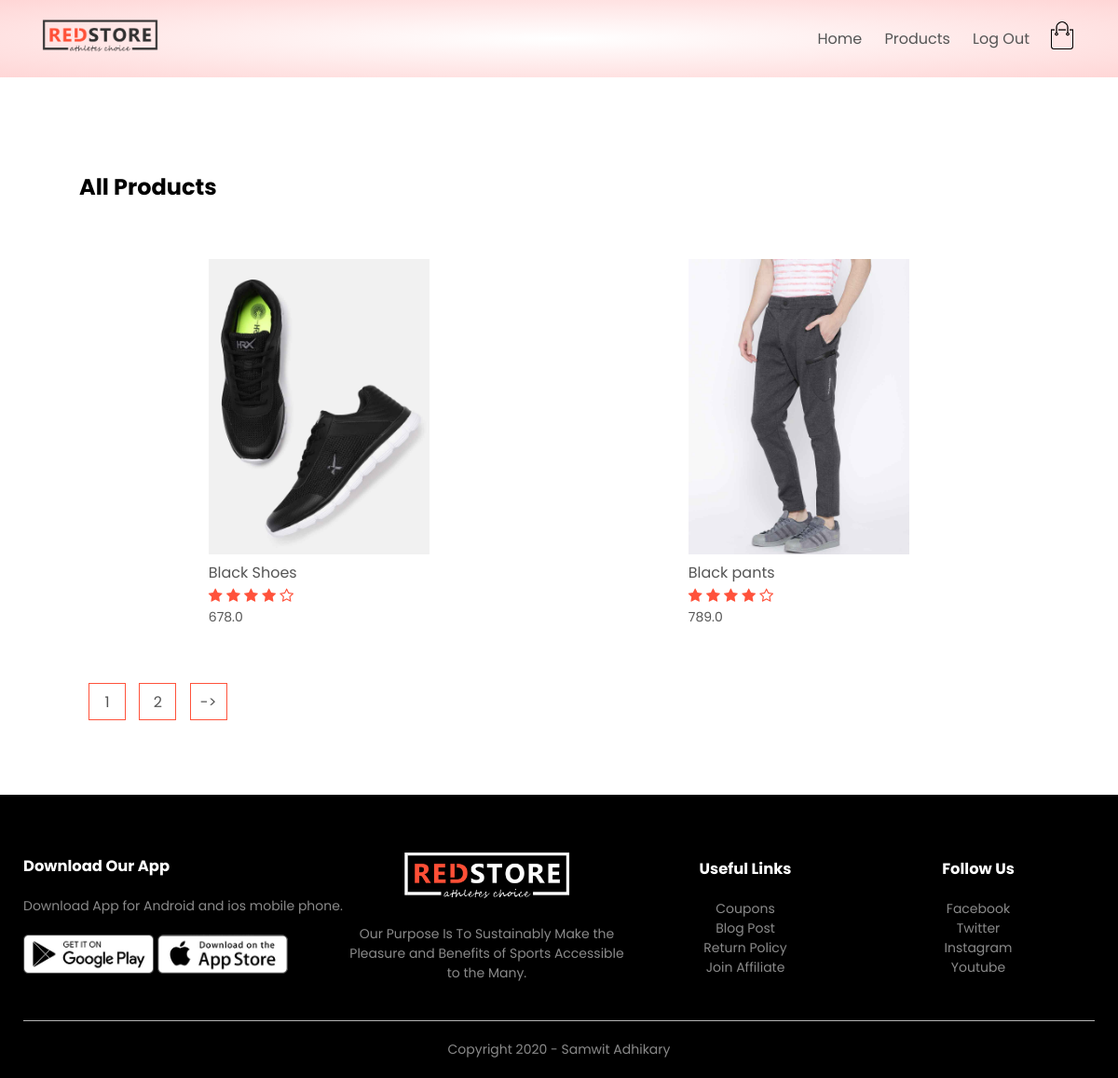
The app's page /product_list with its own data.
### products/models.py (models this page shows, shortened)
class Product(models.Model):
	LIVE=1
	DELETE=0
	DELETE_CHOICES=((LIVE,'Live'),(DELETE,'Delete'))
	id = models.AutoField(primary_key=True)
	title=models.CharField(max_length=200)
	price=models.FloatField()
	description=models.TextField()
	image=models.ImageField(upload_to='media/')
	priority=models.IntegerField(default=0)
	delete_status=models.IntegerField(choices=DELETE_CHOICES,default=LIVE)
	created_at=models.DateTimeField(auto_now_add=True)
	updated_at=models.DateTimeField(auto_now=True)

### products/views.py (the view)
# urls.py: path('product_list', views.list_products,name="list_product"),
def list_products(request):
	page=request.GET.get('page',1)
	product_list=Product.objects.order_by('priority')
	product_paginator=Paginator(product_list,2)
	product_list=product_paginator.get_page(page)
	context={'products':product_list}
	return render(request,'products_layout.html',context)

### products/templatetags/chunks.py (called while the page is built)
@register.filter(name='chunks')
def chunks(list_data,chunk_size):
	chunk=[]
	i=1
	for data in list_data:
		chunk.append(data)
		i+=1
		if i==chunk_size:
			yield chunk
			i=0
			chunk=[]
	if chunk:
		yield chunk

### templates/products_layout.html
{% extends 'blank_layout.html' %}
{% block content %}
 {% include 'products_list.html' %}
{% endblock content %}

### templates/products_list.html (shortened to what this page needs)
{% load static %}
{% load chunks %}
<div class="small-container">
        <div class="row row-2">
            <h2>All Products</h2>
        </div>
        {% for product_chunks in products|chunks:4 %}
        <div class="row">
            {% for product in  product_chunks %}
            <div class="col-4">
                <a href="{% url 'detail_product' product.id %}"><img src="{{product.image.url}}"></a>
                <h4>{{product.title}}</h4>
                <div class="rating">
                    <i class="fa fa-star"></i>
                    <i class="fa fa-star"></i>
                    <i class="fa fa-star"></i>
                    <i class="fa fa-star"></i>
                    <i class="fa fa-star-o"></i>
                </div>
                <p>{{product.price}}</p>
            </div>
            {% endfor %}
        </div>
        {% endfor %}
        <div class="page-btn">
            {% for i in products.paginator.page_range %}
            <a href="?page={{i}}"><span>{{i}}</span></a>
            {% endfor %}
             {% if products.has_next %}
            <a href="?page={{ products.next_page_number }}"><span>-></span></a>
             {% endif %}
        </div>
    </div>

### ecommerce/static/css/style.css (style rules this page uses)
* { margin: 0; padding: 0; box-sizing: border-box; }
body { font-family: 'Poppins', sans-serif; }
a { text-decoration: none; color: #555; }
p { color: #555; }
.row { display: flex; align-items: center; flex-wrap: wrap; justify-content: space-around; }
.small-container { max-width: 1080px; margin: auto; padding-left: 25px; padding-right: 25px; }
.col-4 { flex-basis: 25%; padding: 10px; min-width: 200px; margin-bottom: 50px; transition: transform 0.5s; }
.col-4 img { width: 100%; }
h4 { color: #555; font-weight: normal; }
.col-4 p { font-size: 14px; }
.rating .fa { color: #ff523b; }
.row-2 { justify-content: space-between; margin: 100px auto 50px; }
.page-btn { margin: 0 auto 80px; }
.page-btn span { display: inline-block; border: 1px solid #ff523b; margin-left: 10px; width: 40px; height: 40px; text-align: center; line-height: 40px; cursor: pointer; }

### records on screen
Product: image (picture), title "Black Shoes", price "678.0"
Product: image (picture), title "Black pants", price "789.0"

### other values on screen
{{ i }} "1" "2"
